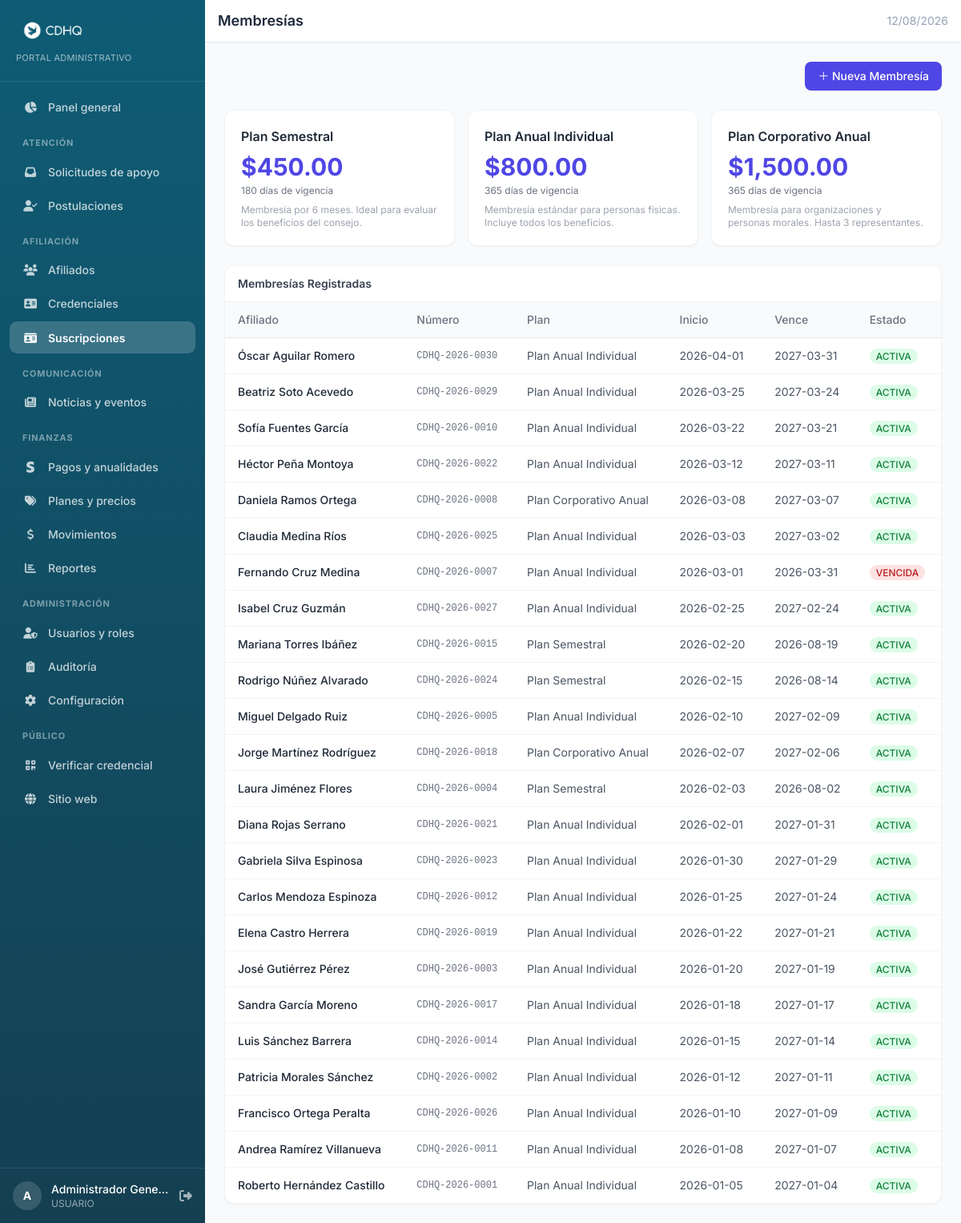
The page /subscriptions (signed in) on the database its author committed.
### tables this page shows
CREATE TABLE IF NOT EXISTS `subscription_plans` (
    `id`            INT UNSIGNED AUTO_INCREMENT PRIMARY KEY,
    `name`          VARCHAR(80)     NOT NULL,
    `description`   TEXT            NULL,
    `price`         DECIMAL(10,2)   NOT NULL DEFAULT 0.00,
    `duration_days` SMALLINT UNSIGNED NOT NULL DEFAULT 365,
    `active`        TINYINT(1)      NOT NULL DEFAULT 1,
    `created_at`    DATETIME        NOT NULL DEFAULT CURRENT_TIMESTAMP
);

CREATE TABLE IF NOT EXISTS `subscriptions` (
    `id`           INT UNSIGNED AUTO_INCREMENT PRIMARY KEY,
    `affiliate_id` INT UNSIGNED    NOT NULL,
    `plan_id`      INT UNSIGNED    NOT NULL,
    `start_date`   DATE            NOT NULL,
    `end_date`     DATE            NOT NULL,
    `status`       ENUM('ACTIVA','VENCIDA','SUSPENDIDA') NOT NULL DEFAULT 'ACTIVA',
    `created_at`   DATETIME        NOT NULL DEFAULT CURRENT_TIMESTAMP,
    CONSTRAINT `fk_sub_affiliate` FOREIGN KEY (`affiliate_id`) REFERENCES `affiliates`(`id`) ON DELETE CASCADE,
    CONSTRAINT `fk_sub_plan`      FOREIGN KEY (`plan_id`)      REFERENCES `subscription_plans`(`id`)
);

CREATE TABLE IF NOT EXISTS `affiliates` (
    `id`               INT UNSIGNED AUTO_INCREMENT PRIMARY KEY,
    `affiliate_number` VARCHAR(20)  NOT NULL UNIQUE,
    `verification_token` CHAR(32)   NULL DEFAULT NULL UNIQUE COMMENT 'Token público del QR de la credencial',
    `user_id`          INT UNSIGNED NULL,
    `first_name`       VARCHAR(80)  NOT NULL,
    `last_name`        VARCHAR(80)  NOT NULL,
    `email`            VARCHAR(160) NULL,
    `phone`            VARCHAR(30)  NULL,
    `address`          VARCHAR(255) NULL,
    `municipio`        VARCHAR(80)  NULL COMMENT 'Municipio de residencia del afiliado',
    `estado_mexico`    VARCHAR(80)  NULL COMMENT 'Estado de la República Mexicana',
    `state`            ENUM('PROSPECTO','ACTIVO','SUSPENDIDO','VENCIDO') NOT NULL DEFAULT 'PROSPECTO',
    `notes`            TEXT NULL,
    `created_at`       DATETIME NOT NULL DEFAULT CURRENT_TIMESTAMP,
    `updated_at`       DATETIME NOT NULL DEFAULT CURRENT_TIMESTAMP ON UPDATE CURRENT_TIMESTAMP,
    CONSTRAINT `fk_affiliate_user` FOREIGN KEY (`user_id`) REFERENCES `users`(`id`) ON DELETE SET NULL
);

### core/Controller.php (called while the page is built, shortened)
<?php
abstract class Controller {
    protected string $viewPath;
    public function __construct() {
        $this->viewPath = VIEWS_PATH;
    }
    protected function view(string $view, array $data = []): void {
        $data['base_url']      = BASE_URL;
        $data['current_user']  = Auth::currentUser();
        $data['app_name']      = APP_NAME;
        extract($data, EXTR_SKIP);
        $viewFile = $this->viewPath . '/' . str_replace('.', '/', $view) . '.php';
        require $viewFile;
    }
}

### app/controllers/SubscriptionsController.php (called while the page is built, shortened)
<?php
require_once CORE_PATH . '/Controller.php';
require_once MODELS_PATH . '/Subscription.php';
class SubscriptionsController extends Controller {
    public function index(): void {
        $model = new Subscription();
        $subs  = $model->listAll(50, 0);
        $plans = $model->getPlans();
        $this->view('subscriptions/index', [
            'title' => 'Membresías',
            'subs'  => $subs,
            'plans' => $plans,
        ]);
    }
}

### index.php (called while the page is built, shortened)
<?php
require_once __DIR__ . '/config/config.php';
require_once CORE_PATH . '/Database.php';
require_once CORE_PATH . '/Model.php';
require_once CORE_PATH . '/Controller.php';
require_once CORE_PATH . '/Router.php';
$router = new Router();
$router->get('login',         'AuthController', 'showLogin');
$router->post('login',        'AuthController', 'login');
$router->get('logout',        'AuthController', 'logout');
$router->get('dashboard',     'DashboardController', 'index');
$router->get('',                          'LandingController', 'index');
$router->get('index.html',                'LandingController', 'index');
$router->get('derechos.html',             'LandingController', 'derechos');
$router->get('servicios.html',            'LandingController', 'servicios');
$router->get('nosotros.html',             'LandingController', 'nosotros');
$router->get('contacto.html',             'LandingController', 'contacto');
$router->get('aviso-de-privacidad.html',  'LandingController', 'privacidad');
$router->get('cdhq.css',                  'LandingController', 'css');
$router->get('cdhq.js',                   'LandingController', 'js');
$router->get('verificar',                'CredentialsController', 'verifyForm');
$router->get('verificar/:token',         'CredentialsController', 'verify');
$router->get('verify/:token',            'CredentialsController', 'verify');
$router->get('requests',                 'RequestsController', 'index');
$router->get('requests/:id',             'RequestsController', 'show');
$router->post('requests/:id/assign',     'RequestsController', 'assign');
$router->post('requests/:id/status',     'RequestsController', 'changeStatus');
$router->post('requests/:id/note',       'RequestsController', 'addNote');
$router->get('applications',             'ApplicationsController', 'index');
$router->get('applications/:id',         'ApplicationsController', 'show');
$router->post('applications/:id/decide', 'ApplicationsController', 'decide');
$router->get('users',         'UsersController', 'index');
$router->get('users/create',  'UsersController', 'create');
$router->post('users/create', 'UsersController', 'store');
$router->get('users/:id/edit','UsersController', 'edit');
$router->post('users/:id/edit','UsersController','update');
$router->post('users/:id/toggle','UsersController','toggle');
$router->get('affiliates',               'AffiliatesController', 'index');
$router->get('affiliates/create',        'AffiliatesController', 'create');
$router->post('affiliates/create',       'AffiliatesController', 'store');
$router->get('affiliates/:id',           'AffiliatesController', 'show');
$router->get('affiliates/:id/edit',      'AffiliatesController', 'edit');
$router->post('affiliates/:id/edit',     'AffiliatesController', 'update');
$router->post('affiliates/:id/status',   'AffiliatesController', 'changeStatus');
$router->get('credentials',               'CredentialsController', 'index');
$router->get('credentials/:id',           'CredentialsController', 'show');
$router->post('credentials/:id/status',   'CredentialsController', 'changeStatus');
$router->get('plans',                    'PlansController', 'index');
$router->post('plans/create',            'PlansController', 'store');
$router->post('plans/:id/edit',          'PlansController', 'update');
$router->post('plans/:id/toggle',        'PlansController', 'toggle');
$router->get('orders',                   'OrdersController', 'index');
$router->get('subscriptions',            'SubscriptionsController', 'index');
$router->get('subscriptions/create',     'SubscriptionsController', 'create');
$router->post('subscriptions/create',    'SubscriptionsController', 'store');
$router->get('financial',                'FinancialController', 'index');
$router->get('financial/create',         'FinancialController', 'create');
$router->post('financial/create',        'FinancialController', 'store');
$router->get('content',                   'ContentController', 'index');
$router->get('content/create',            'ContentController', 'create');
$router->post('content/create',           'ContentController', 'store');
$router->get('content/:id/edit',          'ContentController', 'edit');
$router->post('content/:id/edit',         'ContentController', 'update');
$router->post('content/:id/status',       'ContentController', 'changeStatus');
$router->post('content/:id/featured',     'ContentController', 'toggleFeatured');
$router->post('content/:id/image/delete', 'ContentController', 'removeImage');
$router->post('content/:id/archive',      'ContentController', 'archive');
$router->get('notifications',             'NotificationsController', 'index');
$router->post('notifications/preview',    'NotificationsController', 'preview');
$router->post('notifications/send',       'NotificationsController', 'send');
$router->get('reports',                  'ReportsController', 'index');
$router->get('audit',                    'AuditController', 'index');
$router->get('config',                   'ConfigController', 'index');
$router->post('config',                  'ConfigController', 'update');
if (isset($_GET['r']) && $_GET['r'] !== '') {
    $url = (string) $_GET['r'];
} elseif (!empty($_SERVER['PATH_INFO'])) {
    $url = (string) $_SERVER['PATH_INFO'];
} else {
    $url = parse_url($_SERVER['REQUEST_URI'] ?? '/', PHP_URL_PATH) ?? '/';
    $url = ltrim($url, '/');
}
$router->dispatch(trim($url, '/'));

### core/Database.php (called while the page is built, shortened)
<?php
class Database {
    private static ?Database $instance = null;
    private PDO $pdo;
    private function __construct() {
        $dsn = sprintf(
            'mysql:host=%s;dbname=%s;charset=%s',
            DB_HOST, DB_NAME, DB_CHARSET
        );
        $options = [
            PDO::ATTR_ERRMODE            => PDO::ERRMODE_EXCEPTION,
            PDO::ATTR_DEFAULT_FETCH_MODE => PDO::FETCH_ASSOC,
            PDO::ATTR_EMULATE_PREPARES   => false,
            PDO::MYSQL_ATTR_INIT_COMMAND => "SET NAMES utf8mb4 COLLATE utf8mb4_unicode_ci",
        ];
        $this->pdo = new PDO($dsn, DB_USER, DB_PASS, $options);
    }
    public static function getInstance(): Database {
        if (self::$instance === null) {
            self::$instance = new self();
        }
        return self::$instance;
    }
    public function query(string $sql, array $params = []): PDOStatement {
        $stmt = $this->pdo->prepare($sql);
        $stmt->execute($params);
        return $stmt;
    }
    public function fetchAll(string $sql, array $params = []): array {
        return $this->query($sql, $params)->fetchAll();
    }
}

### core/Model.php (called while the page is built, shortened)
<?php
abstract class Model {
    protected Database $db;
    public function __construct() {
        $this->db = Database::getInstance();
    }
    protected function query(string $sql, array $params = []): array {
        return $this->db->fetchAll($sql, $params);
    }
}

### app/models/Subscription.php (called while the page is built, shortened)
<?php
require_once CORE_PATH . '/Model.php';
class Subscription extends Model {
    public function getPlans(): array {
        return $this->query("SELECT * FROM subscription_plans WHERE active = 1 ORDER BY price");
    }
    public function listAll(int $limit = 50, int $offset = 0): array {
        return $this->query(
            "SELECT s.*, sp.name AS plan_name,
                    CONCAT(a.first_name,' ',a.last_name) AS affiliate_name,
                    a.affiliate_number
             FROM subscriptions s
             JOIN subscription_plans sp ON sp.id = s.plan_id
             JOIN affiliates a ON a.id = s.affiliate_id
             ORDER BY s.start_date DESC
             LIMIT {$limit} OFFSET {$offset}"
        );
    }
}

### app/views/subscriptions/index.php (the view, shortened to what this page needs)
<?php require VIEWS_PATH . '/layout/header.php'; ?>
<?php require VIEWS_PATH . '/layout/navbar.php'; ?>
<div class="flex items-center justify-between mb-6">
    <a href="<?= $base_url ?>/subscriptions/create"
       class="inline-flex items-center gap-2 bg-indigo-600 hover:bg-indigo-700 text-white text-sm font-medium px-4 py-2 rounded-lg transition-colors">
        ＋ Nueva Membresía
    </a>
</div>
<div class="grid grid-cols-1 sm:grid-cols-3 gap-4 mb-6">
    <?php foreach ($plans as $plan): ?>
    <div class="bg-white rounded-xl shadow-sm border border-gray-100 p-5">
        <h3 class="font-semibold text-gray-800"><?= htmlspecialchars($plan['name']) ?></h3>
        <p class="text-3xl font-bold text-indigo-600 mt-2">$<?= number_format($plan['price'], 2) ?></p>
        <p class="text-xs text-gray-500 mt-1"><?= $plan['duration_days'] ?> días de vigencia</p>
        <p class="text-xs text-gray-400 mt-2"><?= htmlspecialchars($plan['description'] ?? '') ?></p>
    </div>
    <?php endforeach; ?>
</div>
<div class="bg-white rounded-xl shadow-sm border border-gray-100 overflow-hidden">
    <div class="px-4 py-3 border-b border-gray-100">
        <h3 class="text-sm font-semibold text-gray-700">Membresías Registradas</h3>
    </div>
    <div class="overflow-x-auto">
    <table class="min-w-full divide-y divide-gray-200 text-sm">
        <thead class="bg-gray-50">
            <tr>
                <th class="px-4 py-3 text-left font-medium text-gray-500">Afiliado</th>
                <th class="px-4 py-3 text-left font-medium text-gray-500">Número</th>
                <th class="px-4 py-3 text-left font-medium text-gray-500">Plan</th>
                <th class="px-4 py-3 text-left font-medium text-gray-500">Inicio</th>
                <th class="px-4 py-3 text-left font-medium text-gray-500">Vence</th>
                <th class="px-4 py-3 text-left font-medium text-gray-500">Estado</th>
            </tr>
        </thead>
        <tbody class="divide-y divide-gray-100">
            <?php foreach ($subs as $s): ?>
            <tr class="hover:bg-gray-50">
                <td class="px-4 py-3 font-medium text-gray-800">
                    <a href="<?= $base_url ?>/affiliates/<?= htmlspecialchars($s['affiliate_id'] ?? '') ?>"
                       class="hover:text-indigo-600"><?= htmlspecialchars($s['affiliate_name']) ?></a>
                </td>
                <td class="px-4 py-3 font-mono text-xs text-gray-500"><?= htmlspecialchars($s['affiliate_number']) ?></td>
                <td class="px-4 py-3 text-gray-600"><?= htmlspecialchars($s['plan_name']) ?></td>
                <td class="px-4 py-3 text-gray-600"><?= htmlspecialchars($s['start_date']) ?></td>
                <td class="px-4 py-3 text-gray-600"><?= htmlspecialchars($s['end_date']) ?></td>
                <td class="px-4 py-3">
                    <span class="text-xs px-2 py-0.5 rounded-full font-medium
                        <?= $s['status']==='ACTIVA' ? 'bg-green-100 text-green-700' :
                           ($s['status']==='VENCIDA'  ? 'bg-red-100 text-red-700'   : 'bg-yellow-100 text-yellow-700') ?>">
                        <?= htmlspecialchars($s['status']) ?>
                    </span>
                </td>
            </tr>
            <?php endforeach; ?>
        </tbody>
    </table>
    </div>
</div>
<?php require VIEWS_PATH . '/layout/footer.php'; ?>

### core/Router.php (shortened to what this page needs)
<?php
class Router {
    private array $routes = [];
    public function add(string $method, string $pattern, string $controller, string $action): void {
        $this->routes[] = compact('method', 'pattern', 'controller', 'action');
    }
    public function dispatch(string $url): void {
        $requestMethod = $_SERVER['REQUEST_METHOD'] ?? 'GET';
        $url = trim($url, '/');
        foreach ($this->routes as $route) {
            if (strtoupper($route['method']) !== strtoupper($requestMethod)) {
                continue;
            }
            $pattern = $this->buildPattern($route['pattern']);
            if (preg_match($pattern, $url, $matches)) {
                array_shift($matches);
                $params = array_values(array_filter($matches, 'is_int', ARRAY_FILTER_USE_KEY));
                $this->invoke($route['controller'], $route['action'], $params);
                return;
            }
        }
    }
    private function buildPattern(string $pattern): string {
        $pattern = trim($pattern, '/');
        $pattern = preg_replace('/:([a-zA-Z_]+)/', '(?P<$1>[^/]+)', $pattern);
        return '#^' . $pattern . '$#';
    }
    private function invoke(string $controllerName, string $action, array $params): void {
        $controller = new $controllerName();
        call_user_func_array([$controller, $action], $params);
    }
}

### app/views/layout/header.php (style rules this page uses)
* { font-family: 'Inter', sans-serif; }

### rows shown on the page
subscription_plans: name "Plan Semestral", price "450.00", duration_days "180", description "Membresía por 6 meses. Ideal para evaluar los beneficios del consejo."
subscription_plans: name "Plan Anual Individual", price "800.00", duration_days "365", description "Membresía estándar para personas físicas. Incluye todos los beneficios."
subscription_plans: name "Plan Corporativo Anual", price "1,500.00", duration_days "365", description "Membresía para organizaciones y personas morales. Hasta 3 representantes."
subscriptions: affiliate_name "Óscar Aguilar Romero", affiliate.affiliate_number "CDHQ-2026-0030", plan.name "Plan Anual Individual", start_date "2026-04-01", end_date "2027-03-31", status "ACTIVA"
subscriptions: affiliate_name "Beatriz Soto Acevedo", affiliate.affiliate_number "CDHQ-2026-0029", plan.name "Plan Anual Individual", start_date "2026-03-25", end_date "2027-03-24", status "ACTIVA"
subscriptions: affiliate_name "Sofía Fuentes García", affiliate.affiliate_number "CDHQ-2026-0010", plan.name "Plan Anual Individual", start_date "2026-03-22", end_date "2027-03-21", status "ACTIVA"
subscriptions: affiliate_name "Héctor Peña Montoya", affiliate.affiliate_number "CDHQ-2026-0022", plan.name "Plan Anual Individual", start_date "2026-03-12", end_date "2027-03-11", status "ACTIVA"
subscriptions: affiliate_name "Daniela Ramos Ortega", affiliate.affiliate_number "CDHQ-2026-0008", plan.name "Plan Corporativo Anual", start_date "2026-03-08", end_date "2027-03-07", status "ACTIVA"
subscriptions: affiliate_name "Claudia Medina Ríos", affiliate.affiliate_number "CDHQ-2026-0025", plan.name "Plan Anual Individual", start_date "2026-03-03", end_date "2027-03-02", status "ACTIVA"
subscriptions: affiliate_name "Fernando Cruz Medina", affiliate.affiliate_number "CDHQ-2026-0007", plan.name "Plan Anual Individual", start_date "2026-03-01", end_date "2026-03-31", status "VENCIDA"
subscriptions: affiliate_name "Isabel Cruz Guzmán", affiliate.affiliate_number "CDHQ-2026-0027", plan.name "Plan Anual Individual", start_date "2026-02-25", end_date "2027-02-24", status "ACTIVA"
subscriptions: affiliate_name "Mariana Torres Ibáñez", affiliate.affiliate_number "CDHQ-2026-0015", plan.name "Plan Semestral", start_date "2026-02-20", end_date "2026-08-19", status "ACTIVA"
subscriptions: affiliate_name "Rodrigo Núñez Alvarado", affiliate.affiliate_number "CDHQ-2026-0024", plan.name "Plan Semestral", start_date "2026-02-15", end_date "2026-08-14", status "ACTIVA"
subscriptions: affiliate_name "Miguel Delgado Ruiz", affiliate.affiliate_number "CDHQ-2026-0005", plan.name "Plan Anual Individual", start_date "2026-02-10", end_date "2027-02-09", status "ACTIVA"
subscriptions: affiliate_name "Jorge Martínez Rodríguez", affiliate.affiliate_number "CDHQ-2026-0018", plan.name "Plan Corporativo Anual", start_date "2026-02-07", end_date "2027-02-06", status "ACTIVA"
subscriptions: affiliate_name "Laura Jiménez Flores", affiliate.affiliate_number "CDHQ-2026-0004", plan.name "Plan Semestral", start_date "2026-02-03", end_date "2026-08-02", status "ACTIVA"
subscriptions: affiliate_name "Diana Rojas Serrano", affiliate.affiliate_number "CDHQ-2026-0021", plan.name "Plan Anual Individual", start_date "2026-02-01", end_date "2027-01-31", status "ACTIVA"
subscriptions: affiliate_name "Gabriela Silva Espinosa", affiliate.affiliate_number "CDHQ-2026-0023", plan.name "Plan Anual Individual", start_date "2026-01-30", end_date "2027-01-29", status "ACTIVA"
subscriptions: affiliate_name "Carlos Mendoza Espinoza", affiliate.affiliate_number "CDHQ-2026-0012", plan.name "Plan Anual Individual", start_date "2026-01-25", end_date "2027-01-24", status "ACTIVA"
subscriptions: affiliate_name "Elena Castro Herrera", affiliate.affiliate_number "CDHQ-2026-0019", plan.name "Plan Anual Individual", start_date "2026-01-22", end_date "2027-01-21", status "ACTIVA"
subscriptions: affiliate_name "José Gutiérrez Pérez", affiliate.affiliate_number "CDHQ-2026-0003", plan.name "Plan Anual Individual", start_date "2026-01-20", end_date "2027-01-19", status "ACTIVA"
subscriptions: affiliate_name "Sandra García Moreno", affiliate.affiliate_number "CDHQ-2026-0017", plan.name "Plan Anual Individual", start_date "2026-01-18", end_date "2027-01-17", status "ACTIVA"
subscriptions: affiliate_name "Luis Sánchez Barrera", affiliate.affiliate_number "CDHQ-2026-0014", plan.name "Plan Anual Individual", start_date "2026-01-15", end_date "2027-01-14", status "ACTIVA"
subscriptions: affiliate_name "Patricia Morales Sánchez", affiliate.affiliate_number "CDHQ-2026-0002", plan.name "Plan Anual Individual", start_date "2026-01-12", end_date "2027-01-11", status "ACTIVA"
subscriptions: affiliate_name "Francisco Ortega Peralta", affiliate.affiliate_number "CDHQ-2026-0026", plan.name "Plan Anual Individual", start_date "2026-01-10", end_date "2027-01-09", status "ACTIVA"
subscriptions: affiliate_name "Andrea Ramírez Villanueva", affiliate.affiliate_number "CDHQ-2026-0011", plan.name "Plan Anual Individual", start_date "2026-01-08", end_date "2027-01-07", status "ACTIVA"
subscriptions: affiliate_name "Roberto Hernández Castillo", affiliate.affiliate_number "CDHQ-2026-0001", plan.name "Plan Anual Individual", start_date "2026-01-05", end_date "2027-01-04", status "ACTIVA"
